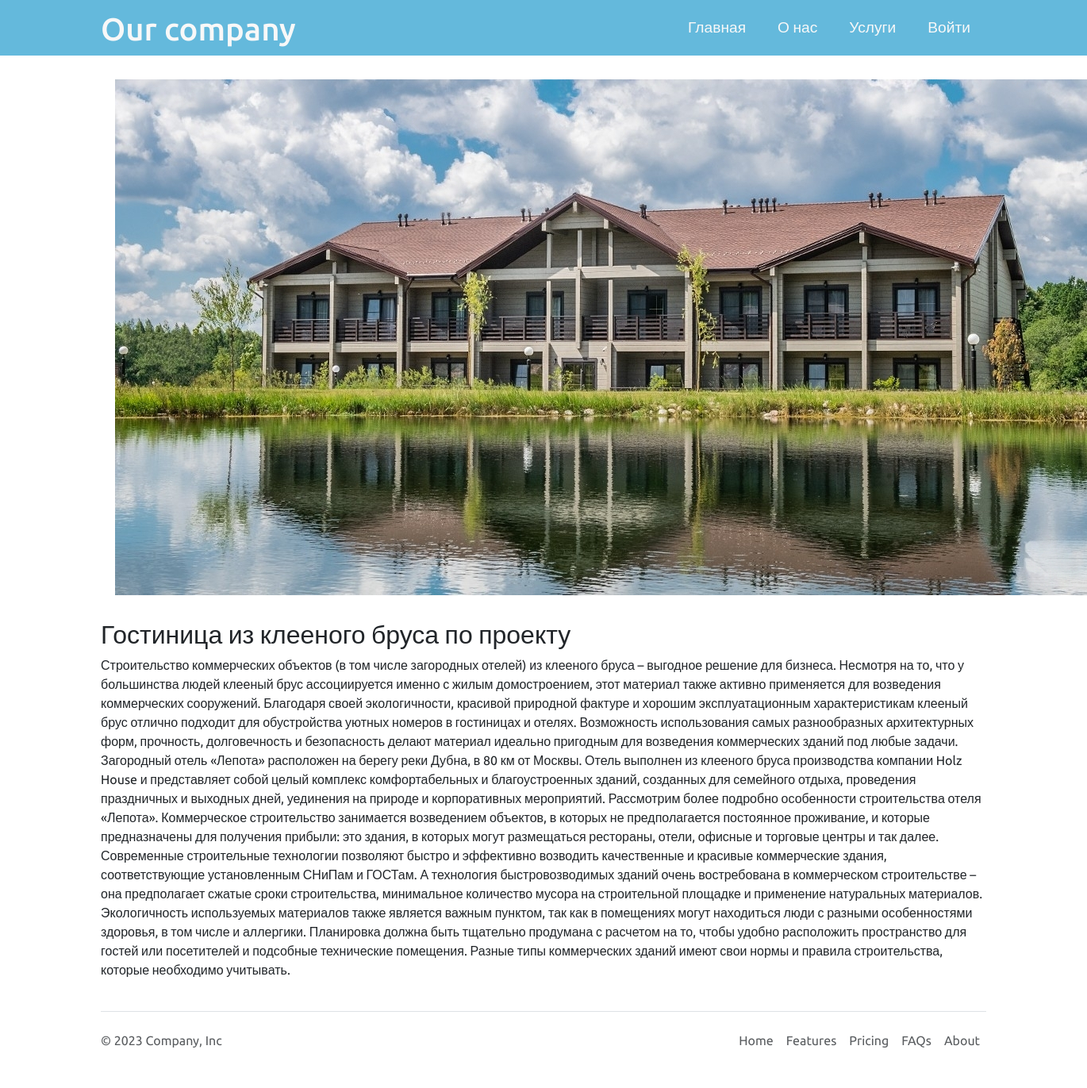
Page /singlePost.php?id=78 on the committed database.
### tables this page shows
CREATE TABLE `projects` (
  `Id` int NOT NULL,
  `projectName` varchar(255) NOT NULL,
  `text` varchar(8000) NOT NULL,
  `imageName` varchar(255) NOT NULL
);

### app/database/db.php (called while the page is built, shortened)
<?php
require'connect.php';
function dbCheckError($query){
    $errInfo = $query->errorInfo();
    return true;
}
function selectOne($table, $params =[]){
    global $pdo;
    $sql = "SELECT * FROM $table";
    if(!empty($params)){
        $i=0;
        foreach($params as $key => $value){
            if($i===0){
                $sql = $sql . " WHERE $key = $value";
            }
            else{
                $sql = $sql . " AND $key = $value";
            }
            $i++;
        }
    }
    $query = $pdo->prepare($sql);
    $query->execute();
    return $query->fetch();
}

### app/controllers/users.php (called while the page is built, shortened)
<?php
include ("app/database/db.php");
if ($_SERVER['REQUEST_METHOD'] === 'GET' && isset($_GET['id'])) {
    $post = selectOne('projects', ['Id' => $_GET['id']]);
    $name = $post['projectName'];
    $description = $post['text'];
    $photo = $post['imageName'];
}

### singlePost.php (the view, shortened to what this page needs)
<?php include 'app/controllers/users.php' ?>
<!doctype html>
<html lang="en">
<head>
    <link href="https://cdn.jsdelivr.net/npm/bootstrap@5.3.2/dist/css/bootstrap.min.css" rel="stylesheet">
    <link rel="stylesheet" href="assets/css/styles.css">
</head>
<body>
<?php include("app/include/header.php"); ?>
<div class="container">
    <div class="content row">
        <div class="main-content ">
            <div class="single-post row">
                <?php if ($photo == ''): ?>
                    <div class="single-post-img">
                        <img src="assets/images/2.png" alt="" class=">
                    </div>
                <?php else: ?>
                    <div class="single-post-img">
                        <img src="assets/images/posts/<?=$photo?>" alt="">
                    </div>
                <?php endif ?>
                <div class="post-text">
                    <h2><?=$name?></h2>
                    <p class="preview-text"><?=$description?></p>
                </div>
            </div>
        </div>
    </div>
</div>
<?php include("app/include/footer.php"); ?>
</body>
</html>

### assets/css/styles.css (style rules this page uses)
* { font-family: 'Ubuntu', sans-serif; margin: 0; padding: 0; }
.single-post-img { text-align: center; padding: 30px; }

### rows in the picture
projects: imageName (picture), projectName "Гостиница из клееного бруса по проекту", text "Строительство коммерческих объектов (в том числе загородных отелей) из клееного бруса – выгодное решение для бизнеса. Несмотря на то, что у большинства людей клееный брус ассоциируется именно с жилым домостроением, этот материал также активно применяется для возведения коммерческих сооружений. Благодаря своей экологичности, красивой природной фактуре и хорошим эксплуатационным характеристикам клееный брус отлично подходит для обустройства уютных номеров в гостиницах и отелях. Возможность использования самых разнообразных архитектурных форм, прочность, долговечность и безопасность делают материал идеально пригодным для возведения коммерческих зданий под любые задачи. Загородный отель…"
